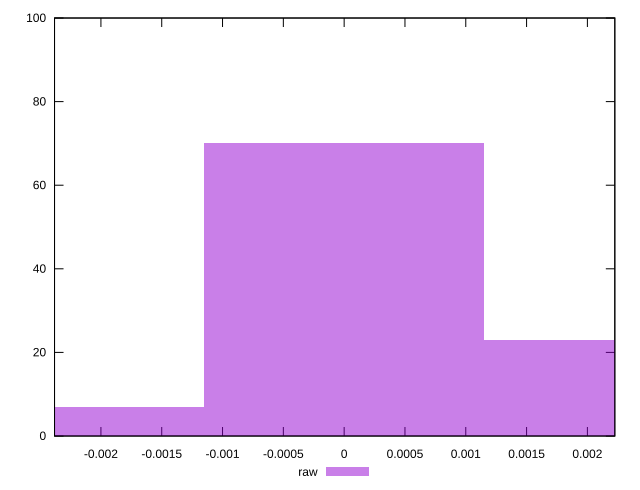

This chart was generated by the following gnuplot code:
reset

$raw <<EOF
0 70
0.0023027950375210035 23
-0.0023027950375210035 7
EOF

set key outside below
set boxwidth 0.0023027950375210035
set xrange [-0.002381406618428798:0.0022255343413426837]
set yrange [0:100]
set trange [0:100]
set style fill transparent solid 0.5 noborder
set terminal svg size 640, 490 enhanced background rgb 'white'
set output "report_00008_2021-01-22T20:58:29.167/meta/score-difference/samples/pages+cached+noexternal+nofonts/raw/histogram.svg"

plot $raw title "raw" with boxes

reset
